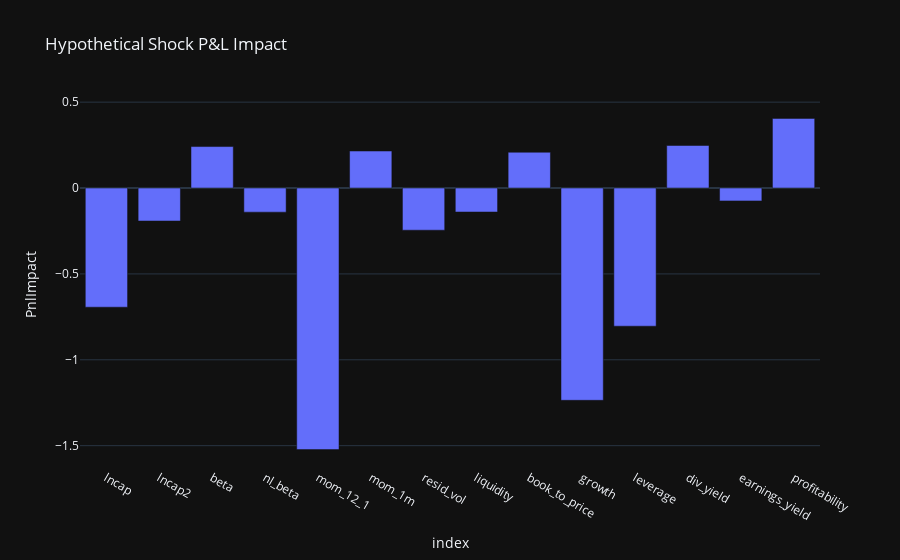

Notebook cell for this chart:
### Markdown cell above
## 8. Scenario Analysis
Simulate portfolio P&L under a hypothetical factor shock:

$$ \Delta \text{P\&L}_f = x_f(t)\,\Delta r_f^{\mathrm{shock}} $$

### Code cell
# 8. Scenario analysis
shock = pd.Series(np.random.randn(len(contrib.columns)), index=contrib.columns)
impact = pfa.scenario_analysis(shock, last_date)
impact_df = impact.reset_index(name='PnlImpact')
fig = px.bar(impact_df, x='index', y='PnlImpact', title='Hypothetical Shock P&L Impact')
fig.show()

### Figure 1 — Plotly figure (JSON) as saved in the notebook; plotly's stock layout.template omitted (floating-point values rounded to 4 significant figures)
{"data": [{"hovertemplate": "index=%{x}<br>PnlImpact=%{y}<extra></extra>", "legendgroup": "", "marker": {"color": "#636efa", "pattern": {"shape": ""}}, "name": "", "orientation": "v", "showlegend": false, "textposition": "auto", "x": ["lncap", "lncap2", "beta", "nl_beta", "mom_12_1", "mom_1m", "resid_vol", "liquidity", "book_to_price", "growth", "leverage", "div_yield", "earnings_yield", "profitability"], "xaxis": "x", "y": [-0.6938, -0.1921, 0.2414, -0.1405, -1.523, 0.2154, -0.2455, -0.1398, 0.2085, -1.236, -0.8044, 0.2478, -0.07484, 0.4054], "yaxis": "y", "type": "bar"}], "layout": {"xaxis": {"anchor": "y", "domain": [0.0, 1.0], "title": {"text": "index"}}, "yaxis": {"anchor": "x", "domain": [0.0, 1.0], "title": {"text": "PnlImpact"}}, "legend": {"tracegroupgap": 0}, "title": {"text": "Hypothetical Shock P&L Impact"}, "barmode": "relative"}}
